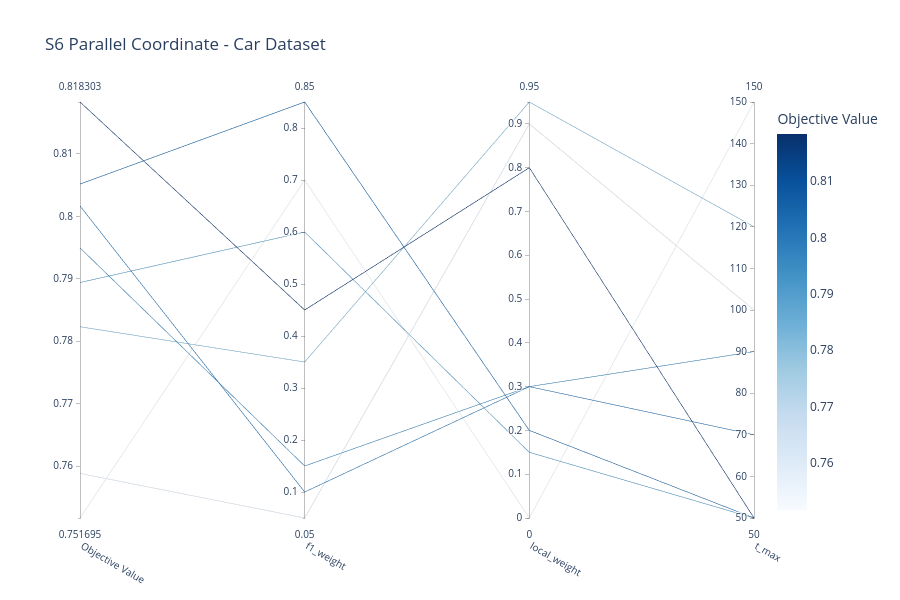

Source (notebook cell):
### Code cell
# Mostrar parallel coordinate plot
fig = optuna.visualization.plot_parallel_coordinate(study)
fig.update_layout(
    title="S6 Parallel Coordinate - Car Dataset",
    width=900,
    height=600
)
fig.show()

### Figure 1 — Plotly figure (JSON) as saved in the notebook; plotly's stock layout.template omitted (floating-point values rounded to 4 significant figures)
{"data": [{"dimensions": [{"label": "Objective Value", "range": [0.7517, 0.8183], "values": [0.7823, 0.7894, 0.7588, 0.7517, 0.8052, 0.7949, 0.8017, 0.8183]}, {"label": "f1_weight", "range": [0.05, 0.85], "values": [0.35, 0.6, 0.05, 0.7, 0.85, 0.15, 0.1, 0.45]}, {"label": "local_weight", "range": [0, 0.95], "values": [0.95, 0.15, 0.9, 0, 0.2, 0.3, 0.3, 0.8]}, {"label": "t_max", "range": [50, 150], "values": [120, 50, 100, 150, 50, 90, 70, 50]}], "labelangle": 30, "labelside": "bottom", "line": {"color": [0.7823, 0.7894, 0.7588, 0.7517, 0.8052, 0.7949, 0.8017, 0.8183], "colorbar": {"title": {"text": "Objective Value"}}, "colorscale": [[0, "rgb(247,251,255)"], [0.125, "rgb(222,235,247)"], [0.25, "rgb(198,219,239)"], [0.375, "rgb(158,202,225)"], [0.5, "rgb(107,174,214)"], [0.625, "rgb(66,146,198)"], [0.75, "rgb(33,113,181)"], [0.875, "rgb(8,81,156)"], [1, "rgb(8,48,107)"]], "reversescale": false, "showscale": true}, "type": "parcoords"}], "layout": {"height": 600, "title": {"text": "S6 Parallel Coordinate - Car Dataset"}, "width": 900}}
